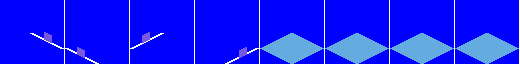
#> input picture src/stations/generated_stations/gfx/dec_barrier.png, 520 x 64 px, found by its file name; its folder holds only this picture in this run
$ python process_image.py
#> lines starting #> are read from the running program, lines starting #| are printed output that depends on the picture
from PIL import Image
import os

def process_spritesheets(directory):
    # 获取目录中的所有文件
#> called with directory = 'src\\stations\\generated_stations\\gfx'
    files = os.listdir(directory)

    # 遍历每个文件
    for file in files:
        # 只处理图片文件
        if file.endswith('.png') or file.endswith('.jpg') or file.endswith('.bmp'):
            # 打开图片
            img = Image.open(os.path.join(directory, file))
#> img is the input picture: PIL image 520x64 P; mean R, G, B 18.7, 27.3, 250.9

            # 获取图片的宽度和高度
            width, height = img.size
#> width = 520; height = 64
            if width < 65:
                print(f'Image {file} is too small to process')
                continue

            # 计算sprites的数量
            num_sprites = width // 65  # 每个sprites 64px，间隔1px
#> num_sprites = 8

            # 创建一个新的spritesheet，宽度为每个sprite的宽度（包括边框）加上1px的白色像素
            new_img = Image.new('RGB', (num_sprites * 74 - 1, 72), color='white')
#> new_img: PIL image 591x72 RGB; every value is 255

            # 遍历每个sprites
            for i in range(num_sprites):
                # 提取sprites
                sprite = img.crop((i * 65, 0, i * 65 + 64, 64))

                # 创建一个新的图像，然后将sprite粘贴到中间
                sprite_with_border = Image.new('RGB', (72, 72), color='blue')
                sprite_with_border.paste(sprite, (4, 4))

                # 将带有边框的sprite放到新的spritesheet上，位置向右移动1px
                new_img.paste(sprite_with_border, (i * 74, 0))
#> this loop made 8 passes
#> pass 1, in process_spritesheets, `sprite = img.crop((i * 65, 0, i * 65 + 64, 64))`:
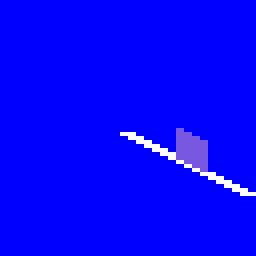
#> sprite: PIL image 64x64 P (shown 4 times larger); mean R, G, B 5.3, 4.8, 254.5
#> pass 1, in process_spritesheets, `sprite_with_border = Image.new('RGB', (72, 72), color='blue')`:
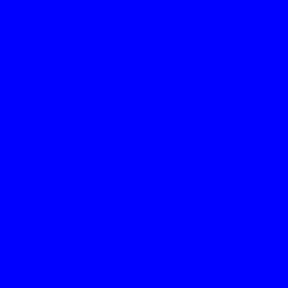
#> sprite_with_border: PIL image 72x72 RGB (shown 4 times larger); mean R, G, B 0, 0, 255
#> pass 2, in process_spritesheets, `sprite = img.crop((i * 65, 0, i * 65 + 64, 64))`:
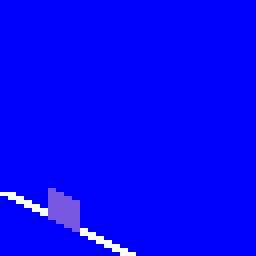
#> sprite: PIL image 64x64 P (shown 4 times larger); mean R, G, B 4.8, 4.3, 254.5
#> pass 3, in process_spritesheets, `sprite = img.crop((i * 65, 0, i * 65 + 64, 64))`:
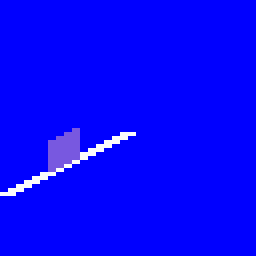
#> sprite: PIL image 64x64 P (shown 4 times larger); mean R, G, B 5.3, 4.8, 254.5
#> after the loop:
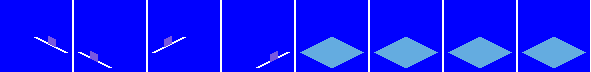
#> new_img: PIL image 591x72 RGB; mean R, G, B 18.1, 24.8, 251.8
#> after the loop:
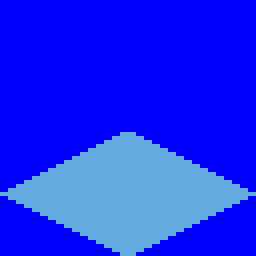
#> sprite: PIL image 64x64 P (shown 4 times larger); mean R, G, B 25, 43, 247.2
#> after the loop:
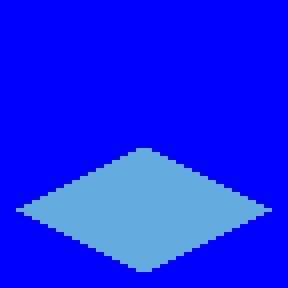
#> sprite_with_border: PIL image 72x72 RGB (shown 4 times larger); mean R, G, B 19.8, 34, 248.9

            # 保存新的spritesheet
            new_img.save('processed_' + file)

process_spritesheets('src\stations\generated_stations\gfx')

$ run again, on src/stations/generated_stations/gfx/dec_test_station_0.png
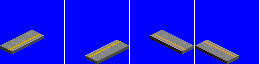
#> input picture src/stations/generated_stations/gfx/dec_test_station_0.png, 260 x 64 px, found by its file name
#> in process_spritesheets, img is the input picture: PIL image 260x64 P; mean R, G, B 19.2, 18.4, 236.2
#> after the loop in process_spritesheets, `for i in range(num_sprites):`:
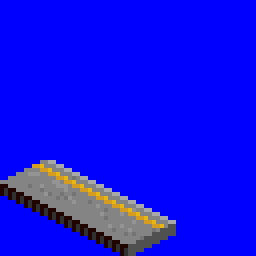
#> sprite: PIL image 64x64 P (shown 4 times larger); mean R, G, B 15.3, 14.2, 235.4
#> after the loop in process_spritesheets, `for i in range(num_sprites):`:
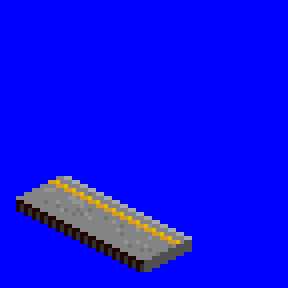
#> sprite_with_border: PIL image 72x72 RGB (shown 4 times larger); mean R, G, B 12.1, 11.2, 239.5

$ run again, on src/stations/generated_stations/gfx/dec_full_station_0.png
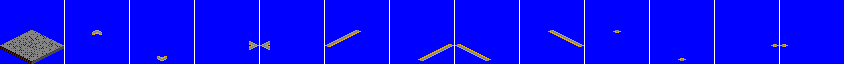
#> input picture src/stations/generated_stations/gfx/dec_full_station_0.png, 845 x 64 px, found by its file name
#> in process_spritesheets, img is the input picture: PIL image 845x64 P; mean R, G, B 8.7, 8.4, 249.8
#> the loop in process_spritesheets, `for i in range(num_sprites):` made 13 passes
#> pass 1, in process_spritesheets, `sprite = img.crop((i * 65, 0, i * 65 + 64, 64))`:
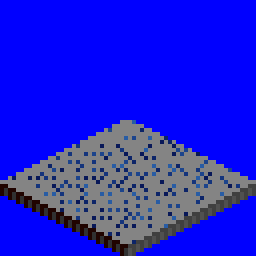
#> sprite: PIL image 64x64 P (shown 4 times larger); mean R, G, B 30.8, 31.7, 213.9
#> after the loop in process_spritesheets, `for i in range(num_sprites):`:
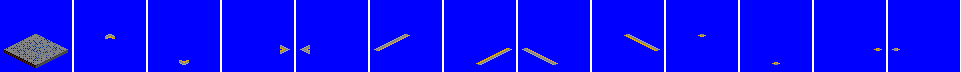
#> new_img: PIL image 961x72 RGB; mean R, G, B 10.3, 10.2, 250.9
